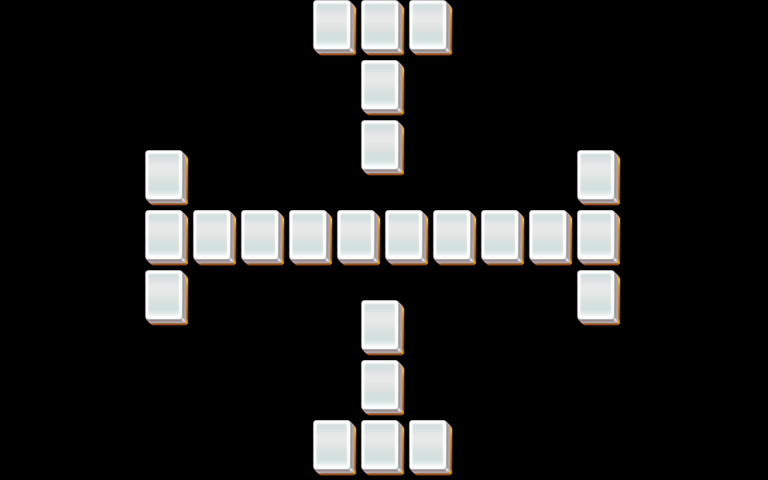

Tiled map render using the project's own tile images. Description and the map definition, with tile-layer contents summarised, below:
An orthogonal 32x16 tile map with 24x30 px tiles, 5 tile layers (layer1, layer2, layer3, layer4, ...).

<map version="1.0" orientation="orthogonal" width="32" height="16" tilewidth="24" tileheight="30">
 <properties>
  <property name="species" value="20" />
 </properties>
 <tileset firstgid="1" name="mahjong" tilewidth="48" tileheight="60">
  <image source="mahjong.png" width="48" height="60" />
 </tileset>
 <layer name="layer1" width="32" height="16">
  <data>[512 cells, 24 non-empty, 1 distinct tile ids]</data>
 </layer>
 <layer name="layer2" width="32" height="16">
  <data>[512 cells, 24 non-empty, 1 distinct tile ids]</data>
 </layer>
 <layer name="layer3" width="32" height="16">
  <data>[512 cells, 18 non-empty, 1 distinct tile ids]</data>
 </layer>
 <layer name="layer4" width="32" height="16">
  <data>[512 cells, 14 non-empty, 1 distinct tile ids]</data>
 </layer>
 <layer name="layer5" width="32" height="16">
  <data>[512 cells, 6 non-empty, 1 distinct tile ids]</data>
 </layer>
</map>
